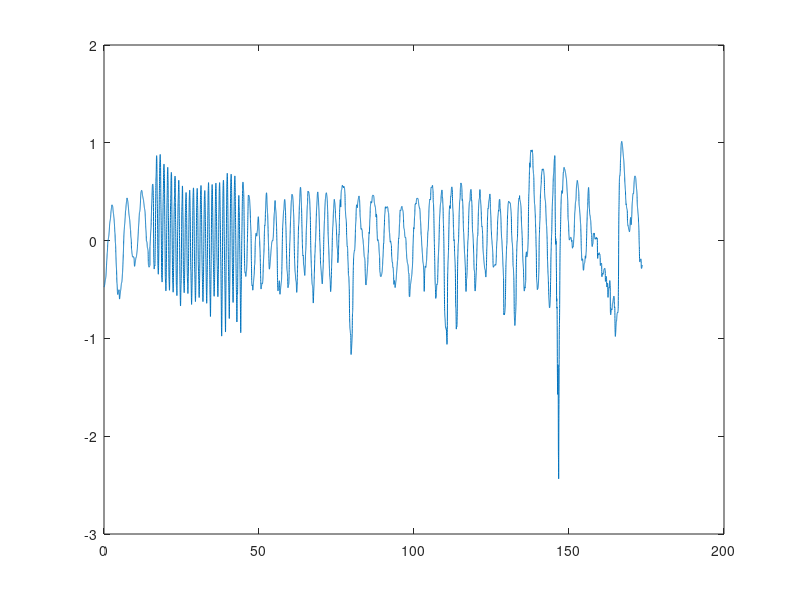

Here is the MATLAB script that generated this plot: (Note: this script raises an error after producing the figure.)
%% Part 2 

% Load data
data_set_2 = load('Part2_recording.mat');

resperation = data_set_2.data(:,2);

fs = 1/((data_set_2.isi)*(10^-3));
t = (0:length(resperation)-1)/fs;

figure;
plot(t,resperation)

%% Section 1 - Resting state

% Insperation duration (calculated manually)

insp_durations = [2.69 2.4 2.2];

insp_duration = mean(insp_durations);
insp_STD = std(insp_durations);


% Experation duration (calculated manually)

exp_durations = [1.95 2.24 2.36];

experation = mean(exp_durations);
exp_STD = std(exp_durations);


% Total breathing cycles durations (calculated manually)


breath_durations = [4.91 4.89 4.87];

total_breath_duration = mean(breath_durations);
total_STD = std(breath_durations);

% Calculate resting respration_rate

respration_rates = (1./breath_durations).*60; % breath/minute

RR_rest = mean(respration_rates);
RR_rest_STD = std(respration_rates);


%% Section 2 - Breathing cycle durations and RRs

% Hyperventilation

peaks_hyper = findpeaks(resperation(1700:4220));

Hyper_breath_duration = ((4220-1700)/fs)/length(peaks_hyper);

Hyper_RR = 60/Hyper_breath_duration;

% Hypoventilation

peaks_hypo = findpeaks(resperation(7692:10600),'MinPeakProminence',0.5);

Hypo_breath_duration = ((10600-7692)/fs)/(length(peaks_hypo)+1);

Hypo_RR = 60/Hypo_breath_duration;

%% Cough and read

peaks_C_R = findpeaks(resperation(13760:16710),'MinPeakProminence',0.5);

C_R_breath_duration = ((16710-13760)/fs)/(length(peaks_C_R)+1);

C_R_RR = 60/C_R_breath_duration;



%% Section 3 - Computing coralation between signals

figure;
wcoherence(resperation(7700:9880),resperation(14540:16720));
title('Cross spectrum of the hypoventilation section vs. the cough and read section')

figure;
wcoherence(resperation(1813:3993),resperation(14540:16720));
title('Cross spectrum of the hyperventilation section vs. the cough and read section')



